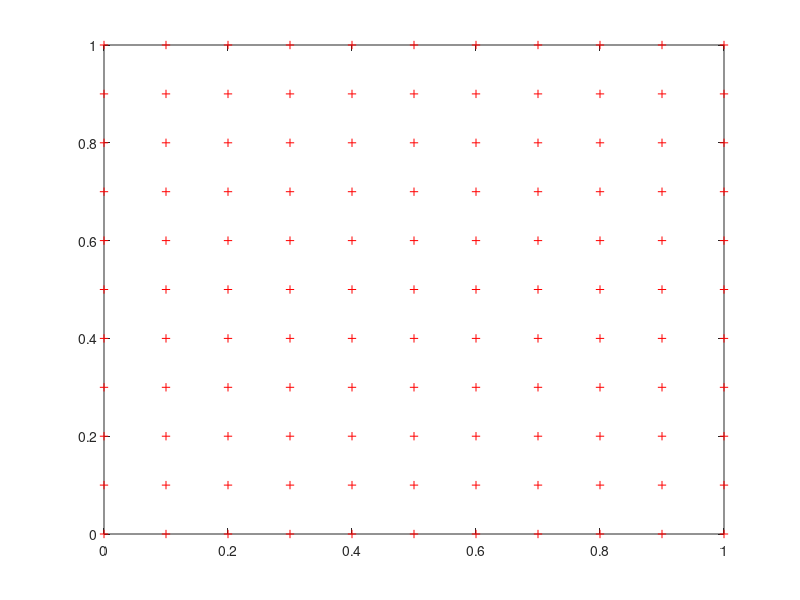

Write MATLAB code to recreate this figure. (Note: this script raises an error after producing the figure.)
function [] = TestMultipleLocalModels()
    eps = 1e-5;
    mu = 1;
    res = load('MFSxyuv_11.mat');
    N = numel(res.X);
    bb = [min(res.X(:)),max(res.X(:)),min(res.Y(:)),max(res.Y(:))];
    dds = max([res.X(2)-res.X(1),res.Y(2)-res.Y(1)])*1.0001;
    %dd = dds*9.5;
    %dd = 0.29;
    dd = 0.6;
    
    plot(res.X(:),res.Y(:),'r+');
    hold on
    Uloc = res.X*0;
    Vloc = res.X*0;
    Uloc0 = res.X*0;
    Vloc0 = res.X*0;
    
    Ag = eye(2*N);
    %Ag = zeros(2*N);
    bg = zeros(2*N,1);
    UVg = zeros(2*N,1);
    
    b = 0;
    for i=1:N
        x = res.X(i);
        y = res.Y(i);
        xr = x-dds;
        yr = y-dds;
        w = 2*dds;
        h = 2*dds;
        if(abs(x-bb(1))>eps && abs(x-bb(2))>eps && abs(y-bb(3))>eps && abs(y-bb(4))>eps)
            inds = SelectBoundaryByRectangle(xr,yr,w,h,res.X,res.Y);
            n = FindNormals(res.X(inds),res.Y(inds));
            [xf,yf] = FakeNodes(res.X(inds),res.Y(inds),n,dd);
                       
            G = MakeMFSCharMatrix(res.X(inds),res.Y(inds),xf,yf);
            N = numel(inds);

            b = zeros(2*N,1);
            b(1:2:end) = res.u(inds);
            b(2:2:end) = res.v(inds);

            alpha = G\b;
            
            [uL,vL] = RecoverMFSResults(alpha,x,y,xf,yf,mu);
            Uloc(i) = uL;
            Vloc(i) = vL;
            %quiver(x,y,uL,vL);
            
            Row = MakeCharRow(x,y,res.X(inds),res.Y(inds),xf,yf);
            
            minds = zeros(1,length(inds)*2);
            minds(1:2:end) = inds*2-1;
            minds(2:2:end) = inds*2;
            Ag(i*2-1:i*2,minds) = Ag(i*2-1:i*2,minds)-Row;
            %UVg(i*2-1:i*2) = [uL;vL];
            UVg(i*2-1:i*2) = [res.u(i);res.v(i)];

            
            [uvL] = Row*b; 
            Uloc0(i) = uvL(1);
            Vloc0(i) = uvL(2);
            
            fprintf('%d\tUor = %0.9f\tU = %0.9f\tU0 = %0.9f\n \tVor = %0.9f\tV = %0.9f\tV0 = %0.9f\n',...
                     i,res.u(i),uL,uvL(1),res.v(i),vL,uvL(2));
            if(i==109)
               %plot(res.X(inds),res.Y(inds),'sk:',xf,yf,'+g');
               %quiver(res.X(inds),res.Y(inds),n(:,1),n(:,2),'color','b')
            end
        else
            Uloc(i) = res.u(i);
            Vloc(i) = res.v(i);
            Uloc0(i) = res.u(i);
            Vloc0(i) = res.v(i);
        end
    end
    quiver(res.X,res.Y,Uloc,Vloc,'color','b');
    quiver(res.X,res.Y,res.u,res.v,'color','r');
    hold off
    daspect([1,1,1]);
    axis([-0.2,1.2,-0.2,1.2]);
    xx = res.X(6,:);
    yy = Vloc(6,:);
    %plot(xx,yy);
    
    NN=numel(res.X);
    Bg = Ag*UVg;
    B = Bg*0;
    for i=1:NN
        if abs(res.X(i))<1e-5 || abs(res.X(i)-1)<1e-5 || abs(res.Y(i))<1e-5 || abs(res.Y(i)-1)<1e-5
            B(i*2-1) = res.u(i);
            B(i*2) = res.v(i);
        end
    end    
    
    plot(Bg-B);
    UV = Ag\B;
    UU = UV(1:2:end);
    VV = UV(2:2:end);
    plot([0,1,1,0,0],[0,0,1,1,0],'-r');
    hold on
    quiver(res.X(:),res.Y(:),UU(:),VV(:),'color','b');
    daspect([1,1,1]);
    hold off
end